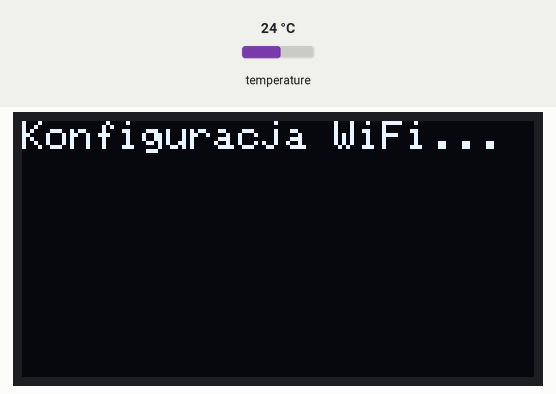
This sketch was run on a simulated ESP32. Parts: 128×64 one-colour display. The inputs (shaded band) are chosen by the test bench; at power-on: temperature 24 °C. WiFi joins after 1.5 s; servers stay silent unless stated; uploads are accepted with an empty reply.

Above: at 0.1 s.
At 1.6 s:
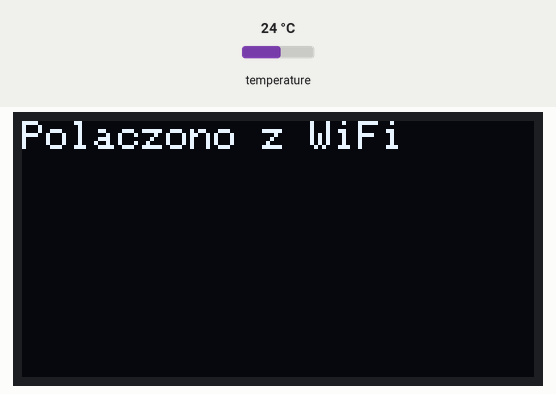
At 5.2 s:
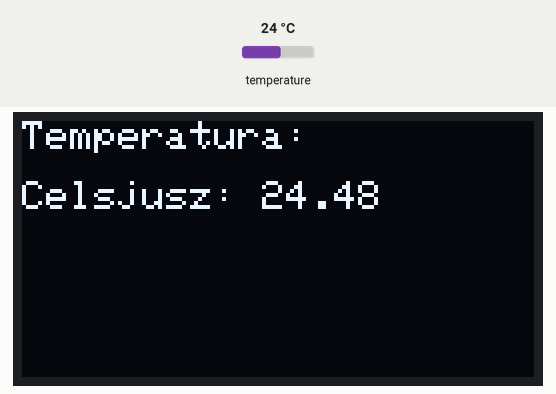
At 121.1 s:
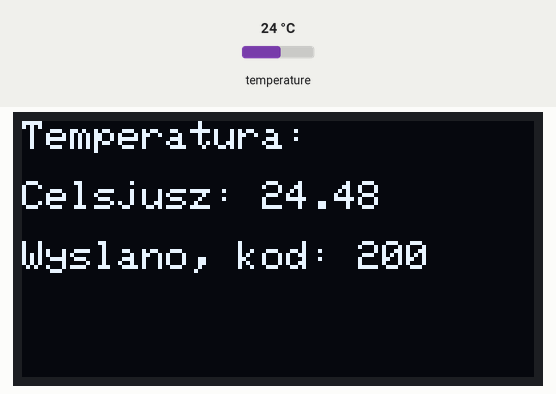

The sketch:

ESP32_TempTestWIFIManager.ino
```cpp
#include <OneWire.h>
#include <Wire.h>
#include <Adafruit_GFX.h>
#include <Adafruit_SSD1306.h>
#include <WiFi.h>
#include <HTTPClient.h>
#include <WiFiManager.h>

#define SCREEN_WIDTH 128
#define SCREEN_HEIGHT 64
#define OLED_RESET -1
Adafruit_SSD1306 display(SCREEN_WIDTH, SCREEN_HEIGHT, &Wire, OLED_RESET);

OneWire ds(D2);

// Zmienne globalne
String serverUrl;
unsigned long displayInterval;
unsigned long sendInterval;
float correction; // Zmienna korekcji temperatury

unsigned long lastUpdateDisplay = 0;
unsigned long lastSendToServer = 0;

void setup() {
  // Inicjalizacja wyświetlacza OLED
  if (!display.begin(SSD1306_SWITCHCAPVCC, 0x3C)) {
    for (;;); // Jeśli inicjalizacja wyświetlacza się nie powiodła, zatrzymaj program
  }
  display.clearDisplay();
  display.setTextSize(1);
  display.setTextColor(SSD1306_WHITE);
  display.setCursor(0, 0);
  display.println(F("Konfiguracja WiFi..."));
  display.display();

  // Konfiguracja parametrów WiFiManager
  WiFiManager wifiManager;

  WiFiManagerParameter custom_server("server", "Endpoint", "http://10.200.200.24:5000/api/temperature", 64);
  WiFiManagerParameter custom_displayInterval("dispInt", "Czas odśw. wyświetlacza (ms)", "5000", 10);
  WiFiManagerParameter custom_sendInterval("sendInt", "Czas wysyłania do serwera (ms)", "60000", 10);
  WiFiManagerParameter custom_correction("correction", "Korekta temperatury", "0.48", 10); // Pole do korekty

  wifiManager.addParameter(&custom_server);
  wifiManager.addParameter(&custom_displayInterval);
  wifiManager.addParameter(&custom_sendInterval);
  wifiManager.addParameter(&custom_correction);

  wifiManager.setAPCallback([](WiFiManager* manager) {
    display.clearDisplay();
    display.setCursor(0, 0);
    display.println(F("AP Konfiguracja WiFi"));
    display.println(F("SSID: ESP32-Config"));
    display.display();
  });

  if (!wifiManager.autoConnect("ESP32-Config")) {
    display.clearDisplay();
    display.setCursor(0, 0);
    display.println(F("Blad WiFi"));
    display.display();
    delay(2000);
    ESP.restart();
  }

  // Ustawienie wartości na podstawie wprowadzonych parametrów
  serverUrl = custom_server.getValue();
  displayInterval = atol(custom_displayInterval.getValue());
  sendInterval = atol(custom_sendInterval.getValue());
  correction = atof(custom_correction.getValue()); // Pobierz korektę z konfiguracji WiFiManager

  display.clearDisplay();
  display.setCursor(0, 0);
  display.println(F("Polaczono z WiFi"));
  display.display();
  delay(1000);
}

void loop() {
  byte data[9];
  byte addr[8];
  float celsius;

  if (!ds.search(addr)) {
    ds.reset_search();
    delay(100);
    return;
  }

  if (OneWire::crc8(addr, 7) != addr[7]) {
    return;
  }

  byte type_s;
  switch (addr[0]) {
    case 0x10:
      type_s = 1;
      break;
    case 0x28:
    case 0x22:
      type_s = 0;
      break;
    default:
      display.clearDisplay();
      display.setCursor(0, 0);
      display.println("Nieznane urzadz.");
      display.display();
      delay(1000);
      return;
  }

  ds.reset();
  ds.select(addr);
  ds.write(0x44, 1);
  delay(750);

  ds.reset();
  ds.select(addr);
  ds.write(0xBE);

  for (int i = 0; i < 9; i++) {
    data[i] = ds.read();
  }

  int16_t raw = (data[1] << 8) | data[0];
  if (type_s) {
    raw = raw << 3;
    if (data[7] == 0x10) {
      raw = (raw & 0xFFF0) + 12 - data[6];
    }
  } else {
    byte cfg = (data[4] & 0x60);
    if (cfg == 0x00) raw = raw & ~7;
    else if (cfg == 0x20) raw = raw & ~3;
    else if (cfg == 0x40) raw = raw & ~1;
  }

  celsius = (((float)raw / 16.0) + correction);

  // Aktualizuj wyświetlacz co displayInterval
  if (millis() - lastUpdateDisplay >= displayInterval) {
    display.clearDisplay();
    display.setTextSize(1);
    display.setCursor(0, 0);
    display.print("Temperatura:");
    display.setCursor(0, 15);
    display.print("Celsjusz: ");
    display.print(celsius, 2);
    display.display();
    lastUpdateDisplay = millis();
  }

  // Wysyłaj temperaturę do API co sendInterval
  if (millis() - lastSendToServer >= sendInterval && WiFi.status() == WL_CONNECTED) {
    HTTPClient http;
    http.begin(serverUrl.c_str());
    http.addHeader("Content-Type", "application/json");
    String jsonPayload = "{\"temperature\":" + String(celsius, 2) + "}";
    int httpResponseCode = http.POST(jsonPayload);

    display.setCursor(0, 30);
    if (httpResponseCode > 0) {
      display.print("Wyslano, kod: ");
      display.println(httpResponseCode);
    } else {
      display.print("Blad wysylania");
    }
    display.display();
    http.end();

    lastSendToServer = millis();
  }
}
```

Measured:
- what the display in image 1 shows lasts 3.6 s, from 1.6 s to 5.2 s
- what the display in image 2 shows lasts 55.3 s, from 5.2 s to 60.5 s
- what the display in image 3 shows lasts 1.8 s, from 121.1 s to 122.9 s
